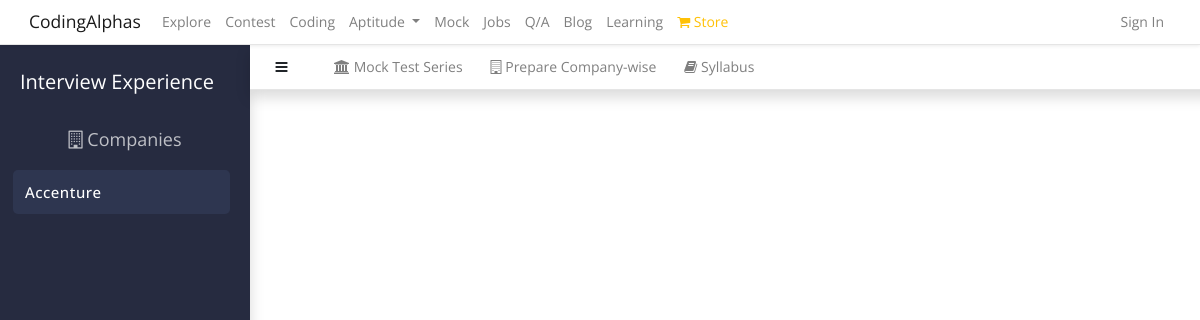
Page /companies/interview/ on the earlier database version.
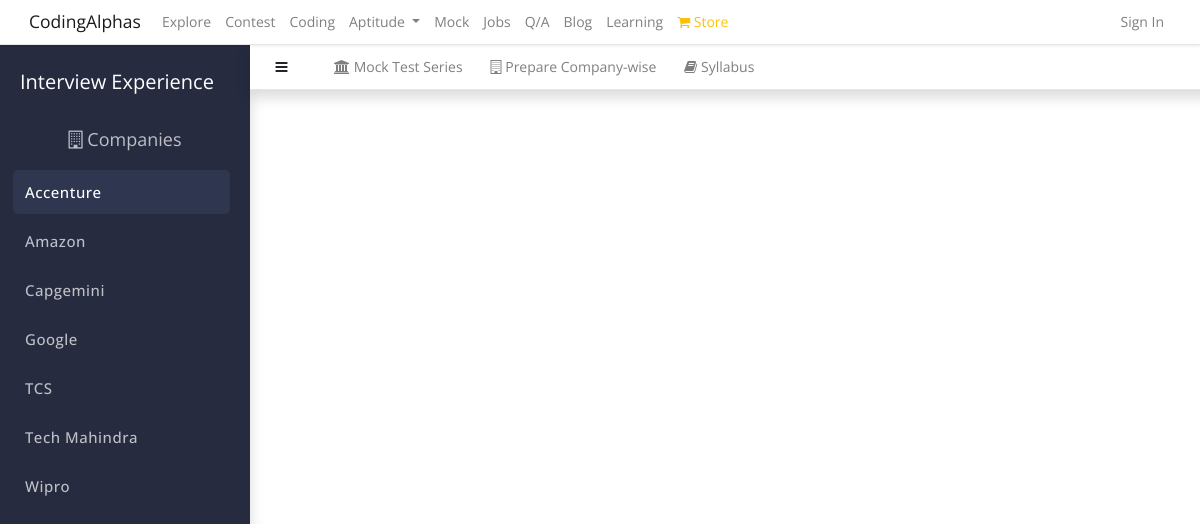
Same page on the later database version.
### coding/models.py (models this page shows)
class Company(models.Model):
    company_name = models.CharField(max_length=100, unique=True,default="")
    def __str__(self):
        return self.company_name

### coding/views.py (the view)
# urls.py: path("companies/interview/",views.interview,name="interview"),
def interview(request):
    context = {}
    context['companies'] = cp.objects.all().order_by('company_name')
    return render(request,'coding/interview.html',context)

### coding/context_processors.py (called while the page is built)
def data(request):
    companies = Company.objects.all().order_by('company_name')
    return {"company":companies}

### coding/templates/coding/interview.html (shortened to what this page needs)
{% extends 'coding/base.html' %}
{% load shortcut %}
{% block navbar %}
{% include 'coding/header.html' %}
{% endblock %}
{% block body%}
<div id="wrapper" style="background-color: white;" >
    <div id="sidebar-wrapper" class="shadow" >
        <ul class="sidebar-nav nav-tabs " id="nav-tab" role="tablist">
            <li class="sidebar-brand">
                <div style="display: flex; justify-content: flex-start;">
                  <div>
                    <a href="#" style="" class="p-0 mt-2">
                        Interview Experience
                    </a>
                </div>
                </div>
            </li>
              <div class="ml-0 mb-4 mt-3" style="color: white; font-size: 18px; opacity: 0.7;">
               <center> <i class="fa fa-building-o"></i> Companies</center>
              </div>
            <div class="nav flex-column side" id="v-pills-tab" role="tablist" aria-orientation="vertical">
                {% for i in companies %}
                <a onclick = "fetch('{{i.company_name}}','{{i}}','all')" class="nav-link {% if forloop.counter == 1%}active{%endif%}" id="v-pills-settings-tab{{forloop.counter}}" data-toggle="pill" href="#v" role="tab" aria-controls="v-pills-settings" aria-selected="false">{{i}}</a>
                {% endfor %}
            </div>
        </ul>
    </div>
    <nav class="navbar navbar-expand-lg navbar-light bg-white pt-2 shadow" style=" position:fixed; width:100%; z-index:1000; height:45px; border-bottom:1px solid rgb(0,0,0,0.1); margin-top: -10px;">
    <a class="navbar-brand" href="#">
        <button id="menu-toggle" class="btn btn-default">
           <i class="fa fa-bars
            "></i></button>
    </a>
    <div class="collapse navbar-collapse  " id="navbarNav">
      <ul class="navbar-nav" style="font-size: 14px;">
        <li class="nav-item">
          <a class="nav-link ml-3" href="{% url 'mock_test' %}"><i class="fa fa-university"></i> Mock Test Series </a>
        </li>
        <li class="nav-item">
          <a class="nav-link ml-3" href="/companies/"><i class="fa fa-building-o"></i> Prepare Company-wise</a>
        </li>
        <li class="nav-item">
          <a class="nav-link ml-3" href="{% url 'syllabus' %}"><i class="fa fa-book"></i> Syllabus</a>
        </li>
      </ul>
    </div>
  </nav>
    <div id="page-content-wrapper" class="mt-5">
    </div>
</div>
{% endblock %}

Differences in the rows shown:
added Company: company_name "Amazon"
added Company: company_name "Capgemini"
added Company: company_name "Google"
added Company: company_name "TCS"
added Company: company_name "Tech Mahindra"
added Company: company_name "Wipro"
